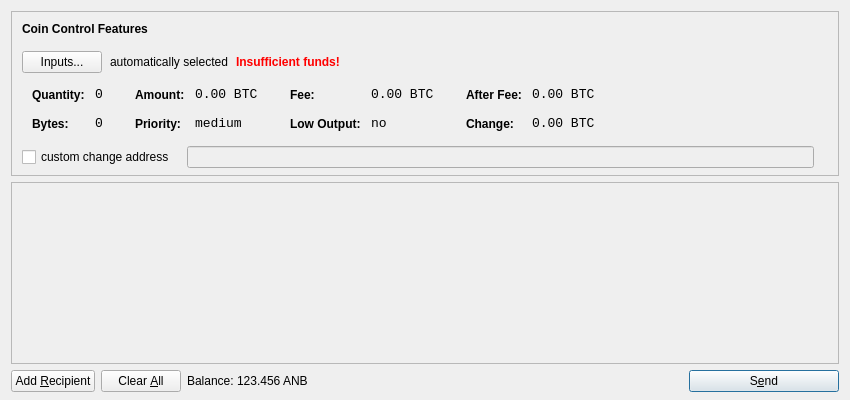
<?xml version="1.0" encoding="UTF-8"?>
<ui version="4.0">
 <class>SendCoinsDialog</class>
 <widget class="QDialog" name="SendCoinsDialog">
  <property name="geometry">
   <rect>
    <x>0</x>
    <y>0</y>
    <width>850</width>
    <height>400</height>
   </rect>
  </property>
  <property name="windowTitle">
   <string>Send Coins</string>
  </property>
  <layout class="QVBoxLayout" name="verticalLayout" stretch="0,1,0">
   <property name="bottomMargin">
    <number>8</number>
   </property>
   <item>
    <widget class="QFrame" name="frameCoinControl">
     <property name="sizePolicy">
      <sizepolicy hsizetype="Expanding" vsizetype="Expanding">
       <horstretch>0</horstretch>
       <verstretch>0</verstretch>
      </sizepolicy>
     </property>
     <property name="maximumSize">
      <size>
       <width>16777215</width>
       <height>16777215</height>
      </size>
     </property>
     <property name="frameShape">
      <enum>QFrame::StyledPanel</enum>
     </property>
     <property name="frameShadow">
      <enum>QFrame::Sunken</enum>
     </property>
     <layout class="QVBoxLayout" name="verticalLayoutCoinControl2">
      <property name="spacing">
       <number>-1</number>
      </property>
      <property name="leftMargin">
       <number>0</number>
      </property>
      <property name="topMargin">
       <number>0</number>
      </property>
      <property name="rightMargin">
       <number>0</number>
      </property>
      <property name="bottomMargin">
       <number>6</number>
      </property>
      <item>
       <layout class="QVBoxLayout" name="verticalLayoutCoinControl" stretch="0,0,0,0,1">
        <property name="spacing">
         <number>0</number>
        </property>
        <property name="leftMargin">
         <number>10</number>
        </property>
        <property name="topMargin">
         <number>10</number>
        </property>
        <item>
         <layout class="QHBoxLayout" name="horizontalLayoutCoinControl1">
          <property name="bottomMargin">
           <number>15</number>
          </property>
          <item>
           <widget class="QLabel" name="labelCoinControlFeatures">
            <property name="sizePolicy">
             <sizepolicy hsizetype="Preferred" vsizetype="Maximum">
              <horstretch>0</horstretch>
              <verstretch>0</verstretch>
             </sizepolicy>
            </property>
            <property name="font">
             <font>
              <weight>75</weight>
              <bold>true</bold>
             </font>
            </property>
            <property name="styleSheet">
             <string notr="true">font-weight:bold;</string>
            </property>
            <property name="text">
             <string>Coin Control Features</string>
            </property>
           </widget>
          </item>
         </layout>
        </item>
        <item>
         <layout class="QHBoxLayout" name="horizontalLayoutCoinControl2" stretch="0,0,0,0">
          <property name="spacing">
           <number>8</number>
          </property>
          <property name="bottomMargin">
           <number>10</number>
          </property>
          <item>
           <widget class="QPushButton" name="pushButtonCoinControl">
            <property name="styleSheet">
             <string notr="true"/>
            </property>
            <property name="text">
             <string>Inputs...</string>
            </property>
           </widget>
          </item>
          <item>
           <widget class="QLabel" name="labelCoinControlAutomaticallySelected">
            <property name="text">
             <string>automatically selected</string>
            </property>
            <property name="margin">
             <number>5</number>
            </property>
           </widget>
          </item>
          <item>
           <widget class="QLabel" name="labelCoinControlInsuffFunds">
            <property name="font">
             <font>
              <weight>75</weight>
              <bold>true</bold>
             </font>
            </property>
            <property name="styleSheet">
             <string notr="true">color:red;font-weight:bold;</string>
            </property>
            <property name="text">
             <string>Insufficient funds!</string>
            </property>
            <property name="margin">
             <number>5</number>
            </property>
           </widget>
          </item>
          <item>
           <spacer name="horizontalSpacerCoinControl">
            <property name="orientation">
             <enum>Qt::Horizontal</enum>
            </property>
            <property name="sizeHint" stdset="0">
             <size>
              <width>40</width>
              <height>1</height>
             </size>
            </property>
           </spacer>
          </item>
         </layout>
        </item>
        <item>
         <widget class="QWidget" name="widgetCoinControl" native="true">
          <property name="sizePolicy">
           <sizepolicy hsizetype="Preferred" vsizetype="Preferred">
            <horstretch>0</horstretch>
            <verstretch>0</verstretch>
           </sizepolicy>
          </property>
          <property name="minimumSize">
           <size>
            <width>0</width>
            <height>0</height>
           </size>
          </property>
          <property name="styleSheet">
           <string notr="true"/>
          </property>
          <layout class="QHBoxLayout" name="horizontalLayoutCoinControl5">
           <property name="margin">
            <number>0</number>
           </property>
           <item>
            <layout class="QHBoxLayout" name="horizontalLayoutCoinControl3" stretch="0,0,0,1">
             <property name="spacing">
              <number>20</number>
             </property>
             <property name="topMargin">
              <number>0</number>
             </property>
             <property name="bottomMargin">
              <number>10</number>
             </property>
             <item>
              <layout class="QFormLayout" name="formLayoutCoinControl1">
               <property name="horizontalSpacing">
                <number>10</number>
               </property>
               <property name="verticalSpacing">
                <number>14</number>
               </property>
               <property name="leftMargin">
                <number>10</number>
               </property>
               <property name="topMargin">
                <number>4</number>
               </property>
               <property name="rightMargin">
                <number>6</number>
               </property>
               <item row="0" column="0">
                <widget class="QLabel" name="labelCoinControlQuantityText">
                 <property name="styleSheet">
                  <string notr="true">font-weight:bold;</string>
                 </property>
                 <property name="text">
                  <string>Quantity:</string>
                 </property>
                 <property name="margin">
                  <number>0</number>
                 </property>
                </widget>
               </item>
               <item row="0" column="1">
                <widget class="QLabel" name="labelCoinControlQuantity">
                 <property name="font">
                  <font>
                   <family>Monospace</family>
                   <pointsize>10</pointsize>
                  </font>
                 </property>
                 <property name="cursor">
                  <cursorShape>IBeamCursor</cursorShape>
                 </property>
                 <property name="contextMenuPolicy">
                  <enum>Qt::ActionsContextMenu</enum>
                 </property>
                 <property name="text">
                  <string notr="true">0</string>
                 </property>
                 <property name="margin">
                  <number>0</number>
                 </property>
                 <property name="textInteractionFlags">
                  <set>Qt::LinksAccessibleByMouse|Qt::TextSelectableByKeyboard|Qt::TextSelectableByMouse</set>
                 </property>
                </widget>
               </item>
               <item row="1" column="0">
                <widget class="QLabel" name="labelCoinControlBytesText">
                 <property name="styleSheet">
                  <string notr="true">font-weight:bold;</string>
                 </property>
                 <property name="text">
                  <string>Bytes:</string>
                 </property>
                </widget>
               </item>
               <item row="1" column="1">
                <widget class="QLabel" name="labelCoinControlBytes">
                 <property name="font">
                  <font>
                   <family>Monospace</family>
                   <pointsize>10</pointsize>
                  </font>
                 </property>
                 <property name="cursor">
                  <cursorShape>IBeamCursor</cursorShape>
                 </property>
                 <property name="contextMenuPolicy">
                  <enum>Qt::ActionsContextMenu</enum>
                 </property>
                 <property name="text">
                  <string notr="true">0</string>
                 </property>
                 <property name="textInteractionFlags">
                  <set>Qt::LinksAccessibleByMouse|Qt::TextSelectableByKeyboard|Qt::TextSelectableByMouse</set>
                 </property>
                </widget>
               </item>
              </layout>
             </item>
             <item>
              <layout class="QFormLayout" name="formLayoutCoinControl2">
               <property name="horizontalSpacing">
                <number>10</number>
               </property>
               <property name="verticalSpacing">
                <number>14</number>
               </property>
               <property name="leftMargin">
                <number>6</number>
               </property>
               <property name="topMargin">
                <number>4</number>
               </property>
               <property name="rightMargin">
                <number>6</number>
               </property>
               <item row="0" column="0">
                <widget class="QLabel" name="labelCoinControlAmountText">
                 <property name="styleSheet">
                  <string notr="true">font-weight:bold;</string>
                 </property>
                 <property name="text">
                  <string>Amount:</string>
                 </property>
                 <property name="margin">
                  <number>0</number>
                 </property>
                </widget>
               </item>
               <item row="0" column="1">
                <widget class="QLabel" name="labelCoinControlAmount">
                 <property name="font">
                  <font>
                   <family>Monospace</family>
                   <pointsize>10</pointsize>
                  </font>
                 </property>
                 <property name="cursor">
                  <cursorShape>IBeamCursor</cursorShape>
                 </property>
                 <property name="contextMenuPolicy">
                  <enum>Qt::ActionsContextMenu</enum>
                 </property>
                 <property name="text">
                  <string notr="true">0.00 BTC</string>
                 </property>
                 <property name="textInteractionFlags">
                  <set>Qt::LinksAccessibleByMouse|Qt::TextSelectableByKeyboard|Qt::TextSelectableByMouse</set>
                 </property>
                </widget>
               </item>
               <item row="1" column="0">
                <widget class="QLabel" name="labelCoinControlPriorityText">
                 <property name="styleSheet">
                  <string notr="true">font-weight:bold;</string>
                 </property>
                 <property name="text">
                  <string>Priority:</string>
                 </property>
                </widget>
               </item>
               <item row="1" column="1">
                <widget class="QLabel" name="labelCoinControlPriority">
                 <property name="font">
                  <font>
                   <family>Monospace</family>
                   <pointsize>10</pointsize>
                  </font>
                 </property>
                 <property name="cursor">
                  <cursorShape>IBeamCursor</cursorShape>
                 </property>
                 <property name="contextMenuPolicy">
                  <enum>Qt::ActionsContextMenu</enum>
                 </property>
                 <property name="text">
                  <string>medium</string>
                 </property>
                 <property name="textInteractionFlags">
                  <set>Qt::LinksAccessibleByMouse|Qt::TextSelectableByKeyboard|Qt::TextSelectableByMouse</set>
                 </property>
                </widget>
               </item>
              </layout>
             </item>
             <item>
              <layout class="QFormLayout" name="formLayoutCoinControl3">
               <property name="horizontalSpacing">
                <number>10</number>
               </property>
               <property name="verticalSpacing">
                <number>14</number>
               </property>
               <property name="leftMargin">
                <number>6</number>
               </property>
               <property name="topMargin">
                <number>4</number>
               </property>
               <property name="rightMargin">
                <number>6</number>
               </property>
               <item row="0" column="0">
                <widget class="QLabel" name="labelCoinControlFeeText">
                 <property name="styleSheet">
                  <string notr="true">font-weight:bold;</string>
                 </property>
                 <property name="text">
                  <string>Fee:</string>
                 </property>
                 <property name="margin">
                  <number>0</number>
                 </property>
                </widget>
               </item>
               <item row="0" column="1">
                <widget class="QLabel" name="labelCoinControlFee">
                 <property name="font">
                  <font>
                   <family>Monospace</family>
                   <pointsize>10</pointsize>
                  </font>
                 </property>
                 <property name="cursor">
                  <cursorShape>IBeamCursor</cursorShape>
                 </property>
                 <property name="contextMenuPolicy">
                  <enum>Qt::ActionsContextMenu</enum>
                 </property>
                 <property name="text">
                  <string notr="true">0.00 BTC</string>
                 </property>
                 <property name="textInteractionFlags">
                  <set>Qt::LinksAccessibleByMouse|Qt::TextSelectableByKeyboard|Qt::TextSelectableByMouse</set>
                 </property>
                </widget>
               </item>
               <item row="1" column="0">
                <widget class="QLabel" name="labelCoinControlLowOutputText">
                 <property name="styleSheet">
                  <string notr="true">font-weight:bold;</string>
                 </property>
                 <property name="text">
                  <string>Low Output:</string>
                 </property>
                </widget>
               </item>
               <item row="1" column="1">
                <widget class="QLabel" name="labelCoinControlLowOutput">
                 <property name="font">
                  <font>
                   <family>Monospace</family>
                   <pointsize>10</pointsize>
                  </font>
                 </property>
                 <property name="cursor">
                  <cursorShape>IBeamCursor</cursorShape>
                 </property>
                 <property name="contextMenuPolicy">
                  <enum>Qt::ActionsContextMenu</enum>
                 </property>
                 <property name="text">
                  <string>no</string>
                 </property>
                 <property name="textInteractionFlags">
                  <set>Qt::LinksAccessibleByMouse|Qt::TextSelectableByKeyboard|Qt::TextSelectableByMouse</set>
                 </property>
                </widget>
               </item>
              </layout>
             </item>
             <item>
              <layout class="QFormLayout" name="formLayoutCoinControl4">
               <property name="horizontalSpacing">
                <number>10</number>
               </property>
               <property name="verticalSpacing">
                <number>14</number>
               </property>
               <property name="leftMargin">
                <number>6</number>
               </property>
               <property name="topMargin">
                <number>4</number>
               </property>
               <property name="rightMargin">
                <number>6</number>
               </property>
               <item row="0" column="0">
                <widget class="QLabel" name="labelCoinControlAfterFeeText">
                 <property name="styleSheet">
                  <string notr="true">font-weight:bold;</string>
                 </property>
                 <property name="text">
                  <string>After Fee:</string>
                 </property>
                 <property name="margin">
                  <number>0</number>
                 </property>
                </widget>
               </item>
               <item row="0" column="1">
                <widget class="QLabel" name="labelCoinControlAfterFee">
                 <property name="font">
                  <font>
                   <family>Monospace</family>
                   <pointsize>10</pointsize>
                  </font>
                 </property>
                 <property name="cursor">
                  <cursorShape>IBeamCursor</cursorShape>
                 </property>
                 <property name="contextMenuPolicy">
                  <enum>Qt::ActionsContextMenu</enum>
                 </property>
                 <property name="text">
                  <string notr="true">0.00 BTC</string>
                 </property>
                 <property name="textInteractionFlags">
                  <set>Qt::LinksAccessibleByMouse|Qt::TextSelectableByKeyboard|Qt::TextSelectableByMouse</set>
                 </property>
                </widget>
               </item>
               <item row="1" column="0">
                <widget class="QLabel" name="labelCoinControlChangeText">
                 <property name="styleSheet">
                  <string notr="true">font-weight:bold;</string>
                 </property>
                 <property name="text">
                  <string>Change:</string>
                 </property>
                </widget>
               </item>
               <item row="1" column="1">
                <widget class="QLabel" name="labelCoinControlChange">
                 <property name="font">
                  <font>
                   <family>Monospace</family>
                   <pointsize>10</pointsize>
                  </font>
                 </property>
                 <property name="cursor">
                  <cursorShape>IBeamCursor</cursorShape>
                 </property>
                 <property name="contextMenuPolicy">
                  <enum>Qt::ActionsContextMenu</enum>
                 </property>
                 <property name="text">
                  <string notr="true">0.00 BTC</string>
                 </property>
                 <property name="textInteractionFlags">
                  <set>Qt::LinksAccessibleByMouse|Qt::TextSelectableByKeyboard|Qt::TextSelectableByMouse</set>
                 </property>
                </widget>
               </item>
              </layout>
             </item>
            </layout>
           </item>
          </layout>
         </widget>
        </item>
        <item>
         <layout class="QHBoxLayout" name="horizontalLayoutCoinControl4" stretch="0,0,0">
          <property name="spacing">
           <number>12</number>
          </property>
          <property name="sizeConstraint">
           <enum>QLayout::SetDefaultConstraint</enum>
          </property>
          <property name="topMargin">
           <number>5</number>
          </property>
          <property name="rightMargin">
           <number>5</number>
          </property>
          <item>
           <widget class="QCheckBox" name="checkBoxCoinControlChange">
            <property name="text">
             <string>custom change address</string>
            </property>
           </widget>
          </item>
          <item>
           <widget class="QLineEdit" name="lineEditCoinControlChange">
            <property name="enabled">
             <bool>false</bool>
            </property>
            <property name="sizePolicy">
             <sizepolicy hsizetype="Expanding" vsizetype="Fixed">
              <horstretch>0</horstretch>
              <verstretch>0</verstretch>
             </sizepolicy>
            </property>
           </widget>
          </item>
          <item>
           <widget class="QLabel" name="labelCoinControlChangeLabel">
            <property name="sizePolicy">
             <sizepolicy hsizetype="Preferred" vsizetype="Expanding">
              <horstretch>0</horstretch>
              <verstretch>0</verstretch>
             </sizepolicy>
            </property>
            <property name="minimumSize">
             <size>
              <width>0</width>
              <height>0</height>
             </size>
            </property>
            <property name="text">
             <string/>
            </property>
            <property name="margin">
             <number>3</number>
            </property>
           </widget>
          </item>
         </layout>
        </item>
        <item>
         <spacer name="verticalSpacerCoinControl">
          <property name="orientation">
           <enum>Qt::Vertical</enum>
          </property>
          <property name="sizeHint" stdset="0">
           <size>
            <width>800</width>
            <height>1</height>
           </size>
          </property>
         </spacer>
        </item>
       </layout>
      </item>
     </layout>
    </widget>
   </item>
   <item>
    <widget class="QScrollArea" name="scrollArea">
     <property name="widgetResizable">
      <bool>true</bool>
     </property>
     <widget class="QWidget" name="scrollAreaWidgetContents">
      <property name="geometry">
       <rect>
        <x>0</x>
        <y>0</y>
        <width>830</width>
        <height>165</height>
       </rect>
      </property>
      <layout class="QVBoxLayout" name="verticalLayout_2">
       <property name="margin">
        <number>0</number>
       </property>
       <item>
        <layout class="QVBoxLayout" name="entries">
         <property name="spacing">
          <number>6</number>
         </property>
        </layout>
       </item>
       <item>
        <spacer name="verticalSpacer">
         <property name="orientation">
          <enum>Qt::Vertical</enum>
         </property>
         <property name="sizeHint" stdset="0">
          <size>
           <width>20</width>
           <height>40</height>
          </size>
         </property>
        </spacer>
       </item>
      </layout>
     </widget>
    </widget>
   </item>
   <item>
    <layout class="QHBoxLayout" name="horizontalLayout">
     <item>
      <widget class="QPushButton" name="addButton">
       <property name="toolTip">
        <string>Send to multiple recipients at once</string>
       </property>
       <property name="text">
        <string>Add &amp;Recipient</string>
       </property>
       <property name="icon">
        <iconset resource="../bitcoin.qrc">
         <normaloff>:/icons/add</normaloff>:/icons/add</iconset>
       </property>
       <property name="autoDefault">
        <bool>false</bool>
       </property>
      </widget>
     </item>
     <item>
      <widget class="QPushButton" name="clearButton">
       <property name="sizePolicy">
        <sizepolicy hsizetype="Minimum" vsizetype="Fixed">
         <horstretch>0</horstretch>
         <verstretch>0</verstretch>
        </sizepolicy>
       </property>
       <property name="toolTip">
        <string>Remove all transaction fields</string>
       </property>
       <property name="text">
        <string>Clear &amp;All</string>
       </property>
       <property name="icon">
        <iconset resource="../bitcoin.qrc">
         <normaloff>:/icons/remove</normaloff>:/icons/remove</iconset>
       </property>
       <property name="autoRepeatDelay">
        <number>300</number>
       </property>
       <property name="autoDefault">
        <bool>false</bool>
       </property>
      </widget>
     </item>
     <item>
      <layout class="QHBoxLayout" name="horizontalLayout_2">
       <property name="spacing">
        <number>3</number>
       </property>
       <item>
        <widget class="QLabel" name="label">
         <property name="text">
          <string>Balance:</string>
         </property>
        </widget>
       </item>
       <item>
        <widget class="QLabel" name="labelBalance">
         <property name="cursor">
          <cursorShape>IBeamCursor</cursorShape>
         </property>
         <property name="text">
          <string>123.456 ANB</string>
         </property>
         <property name="textInteractionFlags">
          <set>Qt::LinksAccessibleByMouse|Qt::TextSelectableByKeyboard|Qt::TextSelectableByMouse</set>
         </property>
        </widget>
       </item>
      </layout>
     </item>
     <item>
      <spacer name="horizontalSpacer">
       <property name="orientation">
        <enum>Qt::Horizontal</enum>
       </property>
       <property name="sizeHint" stdset="0">
        <size>
         <width>40</width>
         <height>20</height>
        </size>
       </property>
      </spacer>
     </item>
     <item>
      <widget class="QPushButton" name="sendButton">
       <property name="minimumSize">
        <size>
         <width>150</width>
         <height>0</height>
        </size>
       </property>
       <property name="toolTip">
        <string>Confirm the send action</string>
       </property>
       <property name="text">
        <string>S&amp;end</string>
       </property>
       <property name="icon">
        <iconset resource="../bitcoin.qrc">
         <normaloff>:/icons/send</normaloff>:/icons/send</iconset>
       </property>
       <property name="default">
        <bool>true</bool>
       </property>
      </widget>
     </item>
    </layout>
   </item>
  </layout>
 </widget>
 <resources>
  <include location="../bitcoin.qrc"/>
 </resources>
 <connections/>
</ui>
